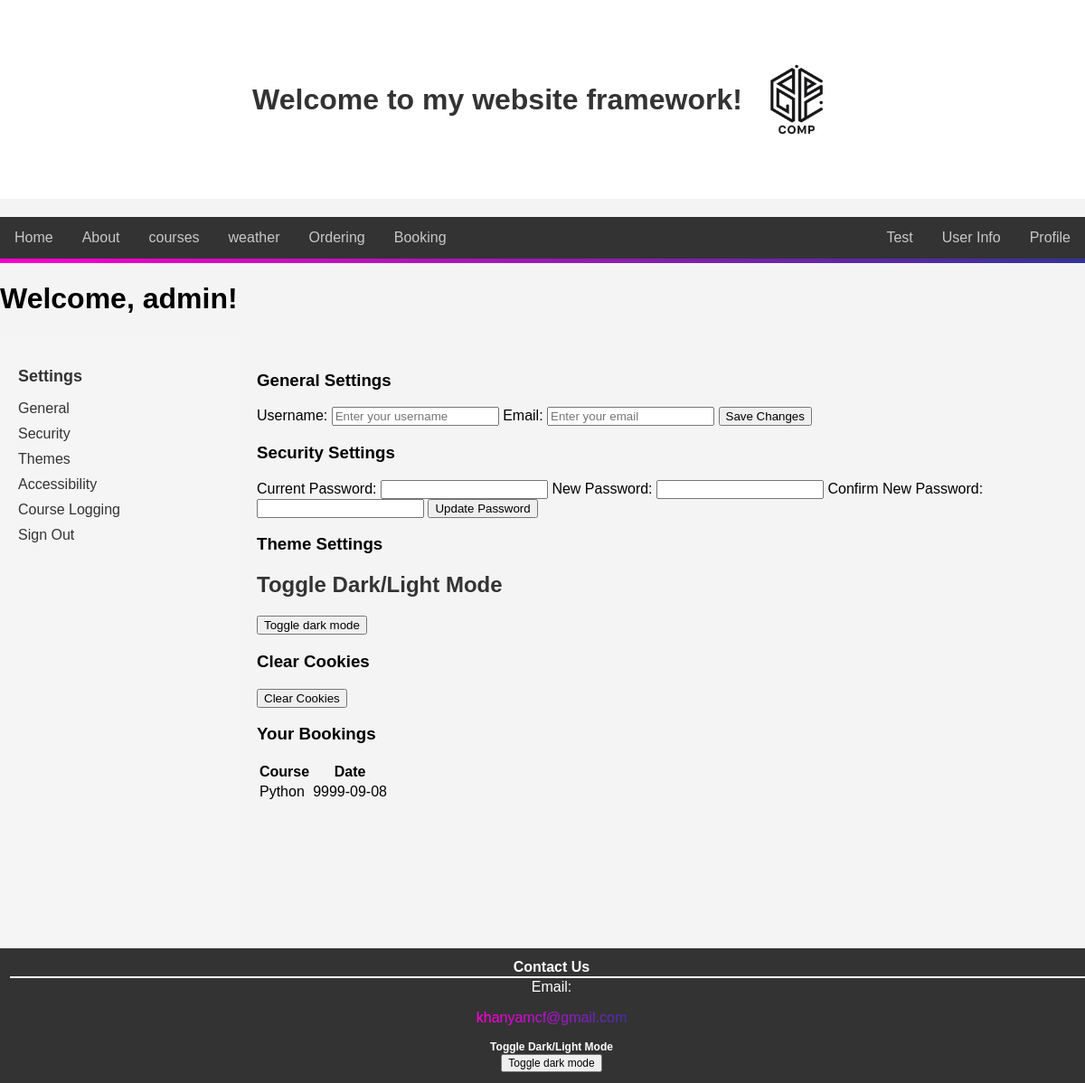
The page /profile (signed in) on the database as committed earlier.
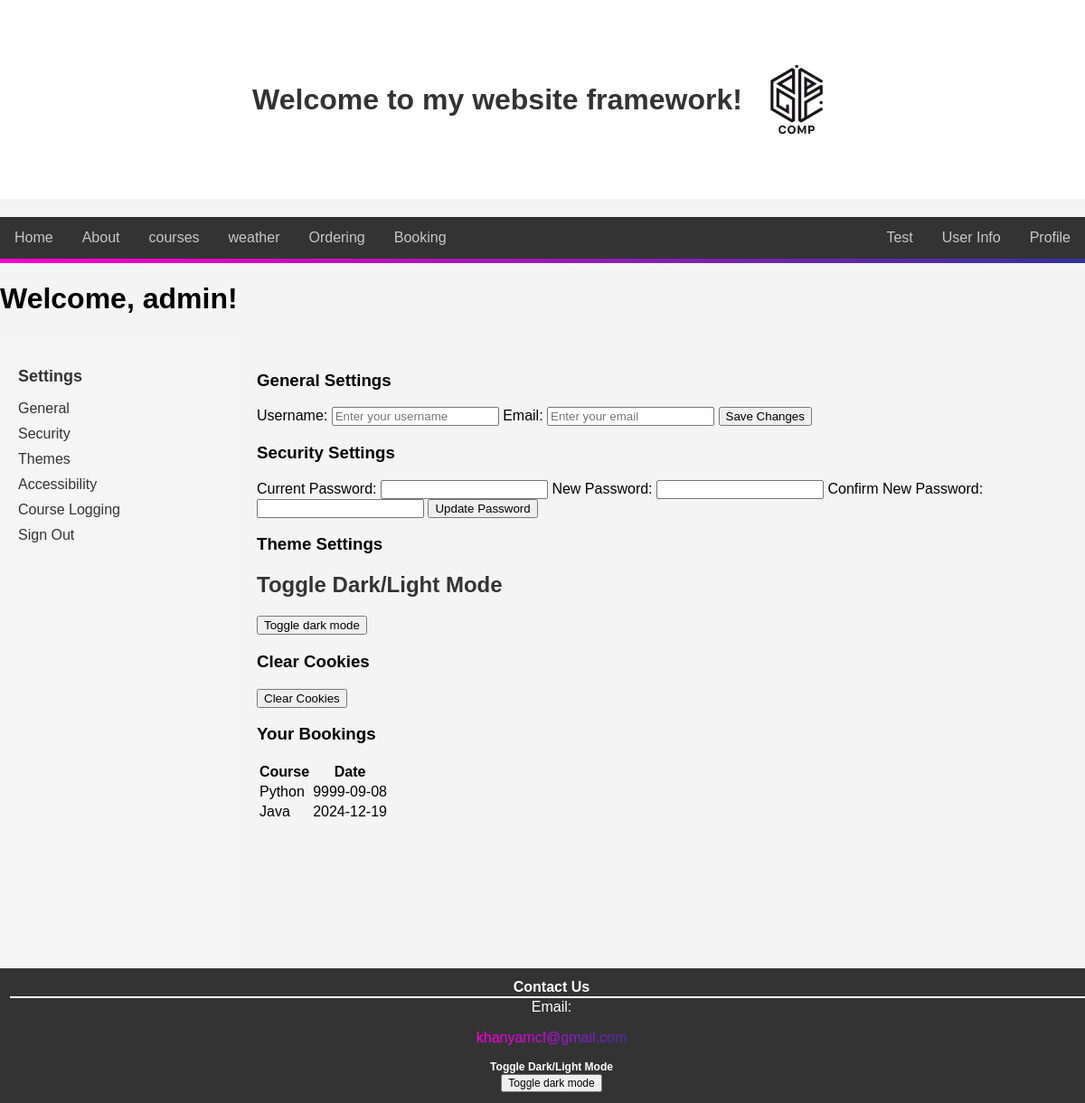
The same page on the database as committed later.
### tables this page shows
CREATE TABLE bookings (booking_id INTEGER PRIMARY KEY, courses text, username text, date TEXT, time TEXT, FOREIGN KEY(username) REFERENCES users(username));

### flaskr/main.py (the view)
@app.route("/profile")
def profile():
    if "username" not in session:
        return redirect(url_for("login"))
    username = session["username"]
    connection = sqlite3.connect("users.db")
    cursor = connection.cursor()
    cursor.execute("SELECT * FROM users WHERE username = ?", (username,))
    user = cursor.fetchone()
    if not user:
        connection.close()
        session.pop("username", None)  # Clear invalid session
        return redirect(url_for("login"))
    cursor.execute("SELECT courses, date FROM bookings WHERE username = ?", (username,))
    bookings = cursor.fetchall()
    connection.close()
    return render_template("profile.html", username=username, bookings=bookings)

### flaskr/main.py (called while the page is built)
@app.before_request
def manage_session():
    session.permanent = True
    app.permanent_session_lifetime = timedelta(minutes=30)
    if "username" in session:
        last_activity = session.get("last_activity")
        if last_activity:
            current_time = datetime.now()
            time_difference = current_time - last_activity.replace(tzinfo=None)
            if time_difference.total_seconds() > 1800:  # 30 minute
                session.clear()
                return redirect(url_for("login"))
    session["last_activity"] = datetime.now()

@app.context_processor
def inject_user():
    return {
        "authenticated": "username" in session,
        "admin": session.get("admin", False),
    }

@app.context_processor
def inject_theme():
    theme = session.get("theme", "light")
    return dict(theme=theme)

### flaskr/templates/profile.html (shortened to what this page needs)
<!DOCTYPE html>
<html lang="en">
{% extends "index.html" %}
    {% block content %}
    <h1>Welcome, {{ username }}!</h1>
    <div class="light-mode">
        <div class="settings-container">
            <aside class="sidebar">
                <h2>Settings</h2>
                <ul>
                    <li><a href="#general">General</a></li>
                    <li><a href="#security">Security</a></li>
                    <li><a href="#themes">Themes</a></li>
                    <li><a href="#accessibility">Accessibility</a></li>
                    <li><a href="#course-logging">Course Logging</a></li>
                    <li><a href="#" onclick="showSignOutOverlay()">Sign Out</a></li>
                </ul>
            </aside>
            <main class="content">
                <section id="general">
                    <h3>General Settings</h3>
                    <form>
                        <label for="username">Username:</label>
                        <input type="text" id="username" name="username" placeholder="Enter your username" required>
                        <label for="email">Email:</label>
                        <input type="email" id="email" name="email" placeholder="Enter your email" required>
                        <button type="submit">Save Changes</button>
                    </form>
                </section>
                <section id="security">
                    <h3>Security Settings</h3>
                    <form action="/change_password" method="POST">
                        <label for="current_password">Current Password:</label>
                        <input type="password" id="current_password" name="current_password" required>
                        <label for="new_password">New Password:</label>
                        <input type="password" id="new_password" name="new_password" required>
                        <label for="confirm_password">Confirm New Password:</label>
                        <input type="password" id="confirm_password" name="confirm_password" required>
                        <button type="submit">Update Password</button>
                    </form>
                </section>
                <section id="themes">
                    <h3>Theme Settings</h3>
                    <h2>Toggle Dark/Light Mode</h2>
                    <button onclick="toggleDarkMode()">Toggle dark mode</button>
                </section>
                <section id="clear-cookies">
                    <h3>Clear Cookies</h3>
                    <button onclick="clearCookies()">Clear Cookies</button>
                </section>
                <section id="bookings">
                    <h3>Your Bookings</h3>
                    {% if bookings %}
                    <table>
                        <thead>
                            <tr>
                                <th>Course</th>
                                <th>Date</th>
                            </tr>
                        </thead>
                        <tbody>
                            {% for booking in bookings %}
                            <tr>
                                <td>{{ booking[0] }}</td>
                                <td>{{ booking[1] }}</td>
                            </tr>
                            {% endfor %}
                        </tbody>
                    </table>
                    {% else %}
                    <p>No bookings found.</p>
                    {% endif %}
                </section>
            </main>
        </div>
    </div>
    {% endblock %}

### flaskr/templates/index.html (shortened to what this page needs)
<!DOCTYPE html>
<html lang="en">
<head>
  <link rel="stylesheet" href="/static/main.css" />
</head>
<body>
  <div class="welcome">
    <div style="display: flex; align-items: center; justify-content: center; flex-wrap: wrap; padding: 10px">
      <h1 style="text-align: center; margin: 10px">Welcome to my website framework!</h1>
      <img id="logo" src="/static/original Logo.png" alt="comp website Logo"
        style="margin: 10px; width: 80px; max-width: 100%; height: auto" />
    </div>
  </div>
  <nav class="nav">
    <a href="/" style="color: #c9c8c8">Home</a>
    <a href="/about" style="color: #c9c8c8">About</a>
    <a href="/courses" style="color: #c9c8c8">courses</a>
    <a href="/weather_page" style="color: #c9c8c8">weather</a>
    <a href="/Orderingpage" style="color: #c9c8c8">Ordering</a>
    <a href="/BookingPage" style="color: #c9c8c8">Booking</a>
    {% if authenticated %}
    <a href="/profile" style="color: #c9c8c8; float: right">Profile</a>
    {% if admin %}
    <a href="/usersinfo" style="color: #c9c8c8; float: right">User Info</a>
    <a href="/test" style="color: #c9c8c8; float: right">Test</a>
    {% endif %} {% else %}
    <a href="/Sign-Up" style="color: #c9c8c8; float: right">Sign Up</a>
    <a href="/login" style="color: #c9c8c8; float: right">Login</a>
    {% endif %}
  </nav>
  <div class="gradient-navbar"></div>
  {% block content %}{% endblock %}
  <div class="footer">
    <footer>
      <section id="themes" style="padding: 1px">
        <h4 style="margin: 1px 0">Contact Us</h4>
        <hr style="margin: 1px 0" />
        Email:
        <p class="synth-wave-text">
          <a href="mailto:khanyamcf@gmail.com">khanyamcf@gmail.com</a>
        </p>
        <h5 style="margin: 1px; font-size: 12px">Toggle Dark/Light Mode</h5>
        <button class="toggle style" onclick="toggleDarkMode()" style="margin-bottom: 1px; font-size: 12px">
          Toggle dark mode
        </button>
      </section>
    </footer>
  </div>
</body>
</html>

### flaskr/static/main.css (style rules this page uses)
html { font-size: 16px; }
body { background-color: #f4f4f4; font-family: Arial, sans-serif; margin: 0; padding: 0; padding-bottom: 120px; }
.footer { background-color: #333333; bottom: 0; color: #ffffff; left: 0; padding: 10px; position: fixed; text-align: center; transition: transform 0.3s ease-in-out; width: 100%; }
.footer a { color: #C9C8C8; text-decoration: none; }
.footer h4 { margin: 10px 0; }
.footer hr { border: 1px solid #ffffff; }
.gradient-navbar { animation: colorShift 30s infinite; background: linear-gradient(90deg, #ff00cc, #333399, #00ffcc, #333399, #ff00cc); background-size: 400%; height: 5px; }
.nav { background-color: #333333; overflow: hidden; }
.nav a { color: #C9C8C8; display: block; float: left; padding: 14px 16px; text-align: center; text-decoration: none; }
.synth-wave-text, .synth-wave-text * { animation: colorShift 30s infinite; background: linear-gradient(90deg, #ff00cc, #333399, #00ffcc, #333399, #ff00cc); background-clip: text; background-size: 400%; color: white; font-size: 1em; -webkit-background-clip: text; -webkit-text-fill-color: transparent; text-decoration: none; }
.welcome { background-color: #ffffff; margin-bottom: 20px; padding: 50px; text-align: center; }
.welcome h1 { color: #333333; }
h2 { color: #333333; }

### flaskr/templates/profile.html (style rules this page uses)
.settings-container { display: flex; }
.sidebar { width: 20%; background-color: #f5f5f5; padding: 20px; }
.sidebar h2 { font-size: 18px; }
.sidebar ul { list-style: none; padding: 0; }
.sidebar ul li { margin: 10px 0; }
.sidebar ul li a { text-decoration: none; color: #333333; }
.content { width: 80%; padding: 20px; margin-bottom: 170px; }

Rows that differ between the two databases and show on the page:
added bookings: courses "Java", date "2024-12-19"
